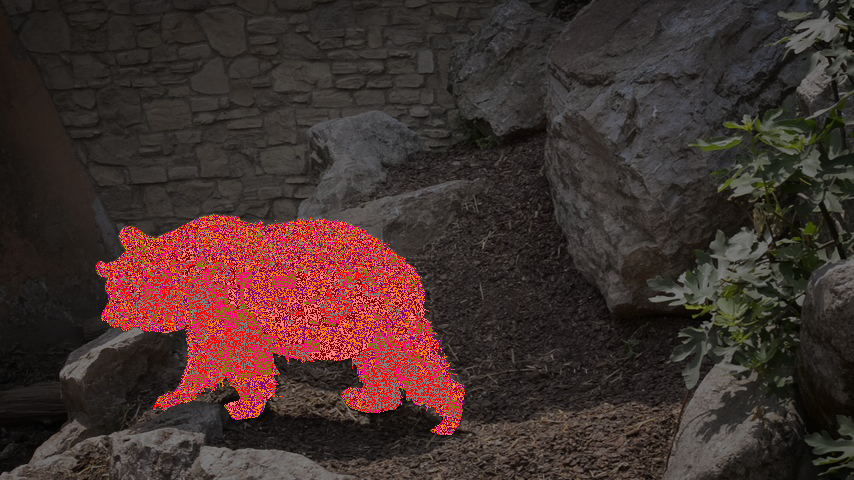
#> input picture tools/bear/00000.png, 854 x 480 px, given as the content of the folder /Users/yang/Downloads/Depth_Model/tools/bear_image/, which was not available
$ python printed_image.py
#> lines starting #> are read from the running program, lines starting #| are printed output that depends on the picture; pictures that were not available may be replaced by others from this repository, and a replacement may not be noted
from PIL import Image
import numpy as np
import cv2
import os

Imagefile = '/Users/yang/Downloads/Depth_Model/tools/bear_image/'
Maskfile = '/Users/yang/Downloads/Depth_Model/tools/bear_ann/'
Savefile = '/Users/yang/Downloads/Depth_Model/tools/bear/'
img_list = sorted(os.listdir(Imagefile))
mask_list = sorted(os.listdir(Maskfile))
for img, mk in zip(img_list, mask_list):
    print(img, mk)
    imagename = Imagefile+img
    maskname = Maskfile+mk
    save = Savefile+mk
    image = Image.open(imagename).convert('RGB')
#> image is the input picture: PIL image 854x480 RGB; mean R, G, B 66.7, 48.1, 45.2
    image = np.array(image).astype(np.float32)
#> image: shape (480, 854, 3) float32
    mask = Image.open(maskname).convert('P')
    mask = np.array(mask)
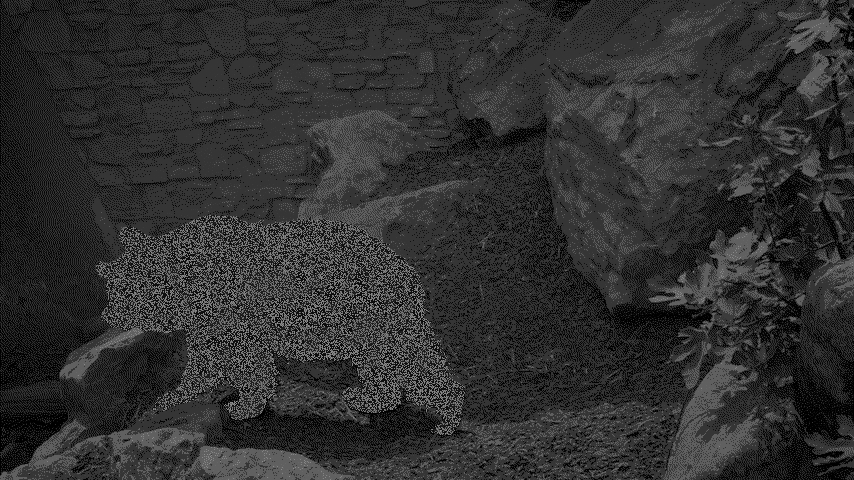
#> mask: shape (480, 854); min 0, max 141, mean 48.4
    weight = mask.copy().astype(np.float32)
    weight[weight==0] = 1
#> weight: shape (480, 854) float32; min 1, max 141, mean 48.4
    weight[weight==1] = 0
    w = np.expand_dims(weight,axis=2)
    w = np.concatenate((w, w, w),axis=2)
    mask = np.expand_dims(mask, axis=2)
    m_0 = np.zeros(mask.shape)
    m = np.concatenate((mask, m_0, m_0),axis=2)
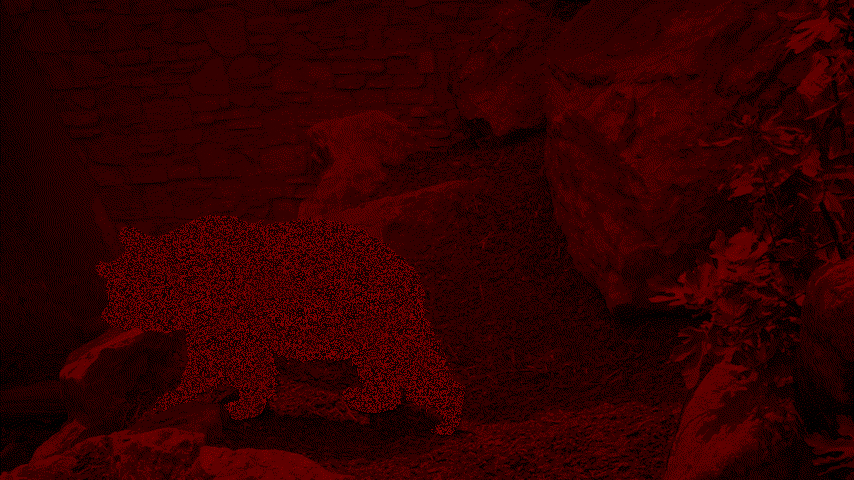
#> m: shape (480, 854, 3) float64; mean of channels 0, 1, 2 48.4, 0, 0; drawn as R, G, B

    new_image = image * w + (1 - w) /2 * (image + m)
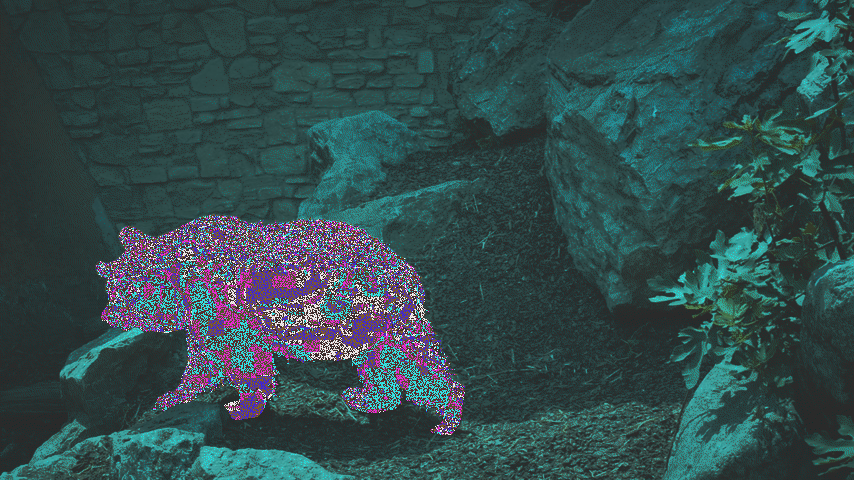
#> new_image: shape (480, 854, 3) float64; mean R, G, B 386.5, 1428.9, 1506.6; drawn with min black and max white

    Image.fromarray(new_image.astype(np.uint8)).save(save)
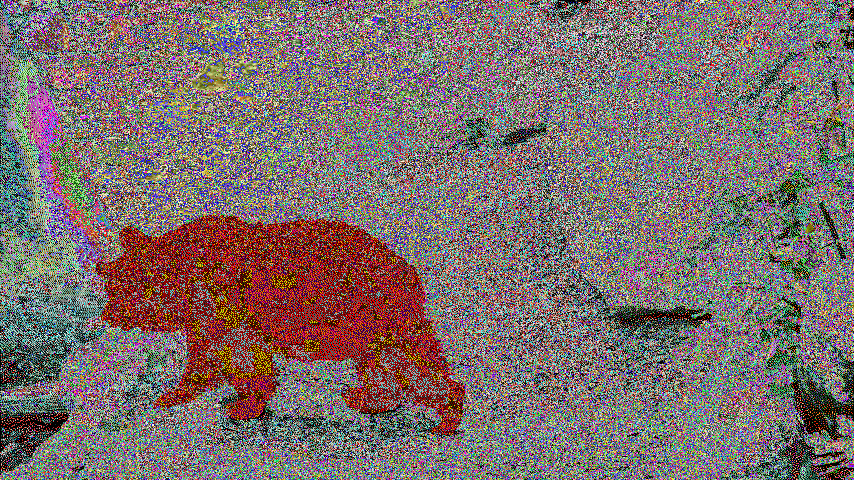
#> saved as 00000.png: PIL image 854x480 RGB; mean R, G, B 123.6, 110.2, 108.2
